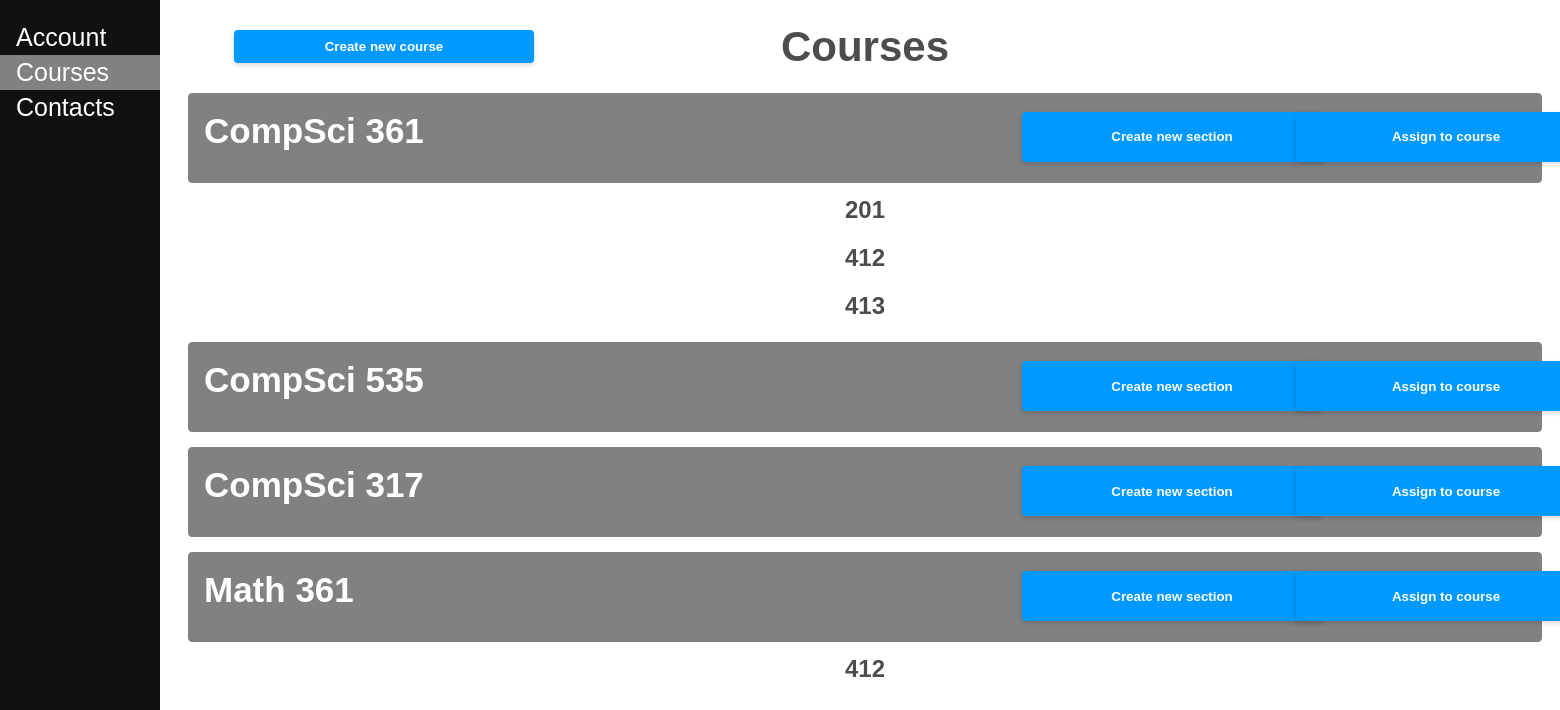
Page /course/ (signed in) on the committed database.
### ourapp/models.py (models this page shows, shortened)
class MyCourse(models.Model):
    name = models.CharField(max_length=100, default=None)
    number = models.IntegerField(default=None)
    people = models.ManyToManyField(MyUser, default=None, blank=True)

class MySection(models.Model):
    course = models.ForeignKey(MyCourse, on_delete=models.CASCADE, default=None)
    number = models.IntegerField(default=None)
    teacher = models.ForeignKey(MyUser, on_delete=models.CASCADE, default=None, null=True, blank=True)

### ourapp/views.py (the view, shortened to what this page needs)
# urls.py: path('course/', Course.as_view(), name='course'),
class Course(View):
    def get(self, request):
        ValidSession = validate_session(request)
        if not ValidSession:
            return redirect("/")
        courses = MyCourse.objects.all()
        sections = MySection.objects.all()
        request.session['submitted'] = False
        accounts = MyUser.objects.filter(role__in=['instructor', 'ta'])
        return render(request, "course.html", {"courses": courses, "accounts": accounts, "sections": sections})

### ourapp/helper_methods.py (called while the page is built)
def validate_session(request):
    try:
        key = request.session['name']
    except:
        return False
    return True

### ourapp/templates/course.html (shortened to what this page needs)
<!DOCTYPE html>
<html lang="en">
<head>
    {% load static %}
    <link rel="stylesheet" href="{% static 'styles.css' %}">
</head>
<body>
    <div class="sidenav">
        <a href="/account/">Account</a>
        <a href="/course/" class="current">Courses</a>
        <a href="/contacts/">Contacts</a>
    </div>
    <div class="main">
        <section>
            {% if request.session.supervisor %}
                <button class="modButt" id="myBtn">Create new course</button>
            {% endif %}
            <h2>Courses</h2>
            {% for i in courses %}
                <div class="courseBlock">
                    <h1 class="courseName">{{ i.name }} {{ i.number }}</h1>
                    {% if request.session.supervisor %}
                        <div class="assButt">
                            <button class="modButt courseButt secButt">Create new section</button>
                            <button class="modButt courseButt">Assign to course</button>
                        </div>
                    {% endif %}
                </div>
                {% for j in sections %}
                    {% if j.course == i %}
                        <div class="sectionBlock">
                            <h1 class="sectionName">{{ j.number }}</h1>
                        </div>
                    {% endif %}
                {% endfor %}
            {% endfor %}
        </section>
    </div>
</body>
</html>

### static/styles.css (style rules this page uses)
.modButt { box-shadow: 0px 2px 5px 0px rgb(0 0 0 / 16%); position: absolute; left: 15vw; top: 30px; height: 2.5em; width: 300px; }
a:link { text-decoration: none; }
html { color: #4d4d4d; font-weight: 300; line-height: 1.44em; font-family: sans-serif; }
div { display: block; text-align: center; }
h1 { font-size: 24px; margin-top: 10px; margin-bottom: 25px; }
button { background: #0099FF; width: 100%; color: #FFFFFF; border-radius: 0.3em; display: inline-block; font-weight: bold; padding: 0.6em 1.3em; position: relative; text-decoration: none; border: 0px; }
::placeholder { color: #A8A9AC }
.sidenav { height: 100%; width: 160px; position: fixed; z-index: 1; top: 0; left: 0; background-color: #111111; overflow-x: hidden; padding-top: 20px; }
.sidenav a { padding: 6px 8px 6px 16px; text-decoration: none; text-align: left; font-size: 25px; color: #FFFFFF; display: block; }
.main { margin-left: 170px; font-size: 28px; padding: 0px 10px; }
.current { background-color: #818181; color: #111; }
.courseBlock { background-color: #818181; color: #FFFFFF; padding: 15px; margin-bottom: 15px; border: 1px solid #818181; border-radius: 4px; }
.courseName { text-align: left; font-size: 35px; }
.assButt { position: relative; bottom: 85px; left: 55vw; }
.courseButt { color: #FFFFFF; height: 50px; }
.secButt { left: -40px; }

### rows in the picture
MyCourse: name "CompSci", number "361"
MySection: number "201"
MySection: number "412"
MySection: number "413"
MyCourse: name "CompSci", number "535"
MyCourse: name "CompSci", number "317"
MyCourse: name "Math", number "361"
MySection: number "412"
